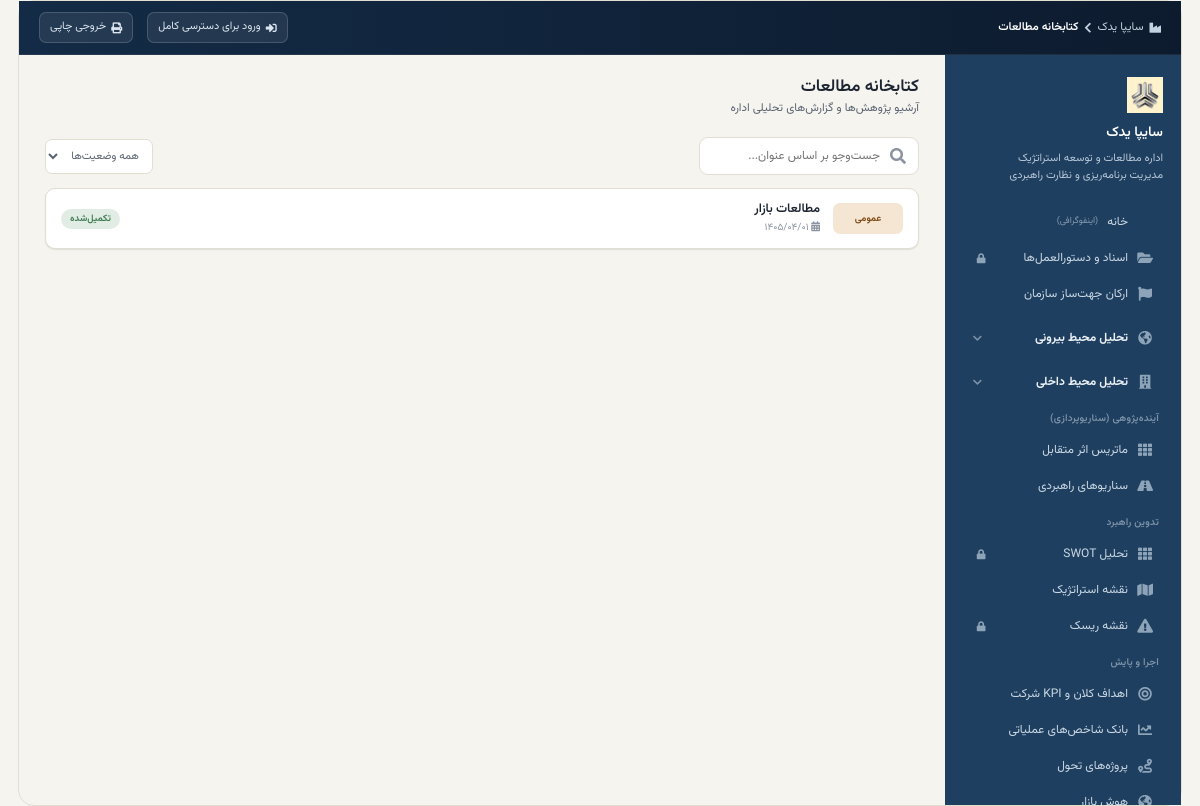
Screenshot of /research/ with the database file from the repository.
### strategic/models.py (models this page shows, shortened)
class Study(models.Model):
    STATUS_CHOICES = [
        ("planned", "برنامه‌ریزی‌شده"),
        ("progress", "در حال انجام"),
        ("done", "تکمیل‌شده"),
    ]
    title = models.CharField(max_length=300, verbose_name="عنوان مطالعه")
    field = models.CharField(max_length=100, verbose_name="حوزه", blank=True, default="عمومی")
    date = models.CharField(max_length=20, verbose_name="تاریخ (شمسی)", blank=True)
    status = models.CharField(max_length=20, choices=STATUS_CHOICES, default="planned", verbose_name="وضعیت")
    created_at = models.DateTimeField(auto_now_add=True)
    class Meta:
        ordering = ["-created_at"]
        verbose_name = "مطالعه"
        verbose_name_plural = "مطالعات"

### strategic/views.py (the view)
# urls.py: path("research/", views.research, name="research"),
def research(request):
    if request.method == "POST":
        obj_id = request.POST.get("obj_id")
        perm = "strategic.change_study" if obj_id else "strategic.add_study"
        if _has_perm(request, perm):
            instance = get_object_or_404(Study, pk=obj_id) if obj_id else None
            form = StudyForm(request.POST, instance=instance)
            if form.is_valid():
                form.save()
                _log_action(request, "UPDATE Study" if obj_id else "CREATE Study", str(form.instance))
                return redirect("strategic:research")
        else:
            form = StudyForm()
    else:
        form = StudyForm()
    studies = Study.objects.all()
    q = request.GET.get("q", "").strip()
    status = request.GET.get("status", "").strip()
    if q:
        studies = studies.filter(title__icontains=q)
    if status:
        studies = studies.filter(status=status)
    return render(request, "strategic/research.html", {
        "active_page": "research", "studies": studies, "form": form, "q": q, "status": status,
    })

### strategic/forms.py
class StudyForm(forms.ModelForm):
    class Meta:
        model = Study
        fields = ["title", "field", "date", "status"]
        widgets = {
            "title": forms.TextInput(attrs={"placeholder": "مثلاً: تحلیل روند قیمت مواد اولیه"}),
            "field": forms.TextInput(attrs={"placeholder": "مثلاً: مطالعه بازار"}),
            "date": forms.TextInput(attrs={
                "class": "jalali-date-input",
                "placeholder": "انتخاب تاریخ",
                "readonly": "readonly",
            }),
        }

### strategic/jalali_utils.py (called while the page is built)
def jalali_today_str():
    latin = jdatetime.date.today().strftime("%Y/%m/%d")
    return "".join(PERSIAN_DIGITS[int(ch)] if ch.isdigit() else ch for ch in latin)

### strategic/templatetags/jalali_tags.py (called while the page is built)
@register.simple_tag
def jalali_now():
    return jalali_today_str()

### templates/strategic/research.html (shortened to what this page needs)
{% extends "strategic/base.html" %}
{% load static %}
{% block crumb %}کتابخانه مطالعات{% endblock %}
{% block content %}
<div class="topbar">
  <div><h1>کتابخانه مطالعات</h1><div class="sub">آرشیو پژوهش‌ها و گزارش‌های تحلیلی اداره</div></div>
</div>
<form class="toolbar" method="get">
  <div class="search" style="min-width:220px"><i class="fa-solid fa-magnifying-glass"></i>
    <input type="text" name="q" value="{{ q }}" placeholder="جست‌وجو بر اساس عنوان..." onchange="this.form.submit()">
  </div>
  <div class="filters">
    <select name="status" onchange="this.form.submit()">
      <option value="">همه وضعیت‌ها</option>
    </select>
  </div>
</form>
<div class="rec-list">
  {% for s in studies %}
  <div class="rec-item">
    <div class="field">{{ s.field }}</div>
    <div class="body"><h4>{{ s.title }}</h4><div class="meta"><i class="fa-solid fa-calendar-days"></i> {{ s.date|default:"—" }}</div></div>
    <span class="status-pill {{ s.status }}">{{ s.get_status_display }}</span>
  </div>
  {% empty %}
  <div class="empty"><i class="fa-solid fa-magnifying-glass"></i>موردی یافت نشد</div>
  {% endfor %}
</div>
{% endblock %}

### static/css/strategic.css (style rules this page uses)
:root { --bg:#F5F4EF; --surface:#FFFFFF; --ink:#1B2430; --ink-soft:#5B6472; --ink-faint:#8B93A1; --primary:#2E5C8A; --primary-dark:#1E3F60; --primary-soft:#E3EBF2; --accent:#C97A2B; --accent-soft:#F5E6D3; --success:#3E7A52; --success-soft:#E1EDE4; --danger:#B0413E; --danger-soft:#FBEAEA; --purple:#6C56A3; --purple-soft:#ECE8F5; --teal:#1D7A73; --teal-soft:#DFF0EE; --coral:#B5583F; --coral-soft:#F7E3DC; --border:#E2DED2; --radius:10px; --radius-lg:14px; --shadow:0 1px 2px rgba(27,36,48,.05), 0 1px 1px rgba(27,36,48,.06); }
* { box-sizing:border-box; }
html,body { height:100%; }
body { margin:0;font-family:'Vazirmatn','IRANSans',Tahoma,'Segoe UI',sans-serif;background:var(--bg);color:var(--ink);direction:rtl; }
button,input,select { font-family:inherit;font-size:inherit; }
.topbar { display:flex;align-items:center;justify-content:space-between;margin-bottom:20px;gap:14px;flex-wrap:wrap; }
.topbar h1 { font-size:17px;font-weight:600;margin:0; }
.topbar .sub { font-size:11.5px;color:var(--ink-soft);margin-top:3px; }
.search { display:flex;align-items:center;gap:8px;background:var(--surface);border:1px solid var(--border);border-radius:9px;padding:8px 12px;min-width:200px; }
.search input { border:none;outline:none;background:transparent;flex:1;color:var(--ink);font-size:12px; }
.search i { color:var(--ink-faint); }
.toolbar { display:flex;align-items:center;justify-content:space-between;gap:10px;margin-bottom:13px;flex-wrap:wrap; }
.filters select { border:1px solid var(--border);border-radius:7px;padding:7px 9px;background:var(--surface);color:var(--ink-soft);font-size:11px; }
.rec-list { display:flex;flex-direction:column;gap:8px; }
.rec-item { background:var(--surface);border:1px solid var(--border);border-radius:var(--radius);padding:13px 15px;display:flex;align-items:center;gap:13px;box-shadow:var(--shadow); }
.rec-item .field { width:70px;height:31px;border-radius:7px;background:var(--accent-soft);color:#7A4711;display:flex;align-items:center;justify-content:center;font-size:9.5px;font-weight:600;flex:none;text-align:center;padding:0 5px; }
.rec-item .body { flex:1;min-width:0; }
.rec-item .body h4 { margin:0 0 3px;font-size:12.5px;font-weight:600; }
.rec-item .body .meta { font-size:10px;color:var(--ink-faint); }
.status-pill { font-size:9.5px;padding:3px 9px;border-radius:20px;font-weight:600;flex:none; }
.status-pill.done { background:var(--success-soft);color:var(--success); }

### rows the page displays
Study: field "عمومی", title "مطالعات بازار", date "۱۴۰۵/۰۴/۰۱", status "تکمیل‌شده"
